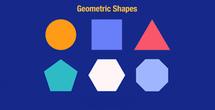
#> input picture data/shapes.png, 215 x 110 px, shrunk from 314 x 161 before the run; its folder holds 5 pictures in this run
$ jupyter execute Detect_contours_and_perform_operations.ipynb
#> lines starting #> are read from the running program, lines starting #| are printed output that depends on the picture; after the words box and inside, x2 and y2 are one past the last pixel; in counts of white or black regions, pixels touching at a corner belong together
### Detecting contours of simple shapes and computing area and perimeter

[cell 1]
import cv2 as cv
import matplotlib.pyplot as plt
import os


def imshow(title,image,size=10):
    w,h = image.shape[1],image.shape[0]
    aspect_ratio = w/h
    plt.figure(figsize=(size*aspect_ratio,size))
    plt.title(title)
    plt.imshow(cv.cvtColor(image,cv.COLOR_BGR2RGB))
    plt.show()

[cell 2]
def load_image(image):
#> called with image = 'shapes.png'
    return cv.imread(os.path.join("..","data",image))
#> returned value is the input picture: shape (110, 215, 3); mean B, G, R 147.5, 67.3, 53.6

[cell 3]
img = load_image('shapes.png')
imshow('Image',img,3)

[cell 4]
gray = cv.cvtColor(img,cv.COLOR_BGR2GRAY)
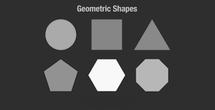
#> gray: shape (110, 215); min 25, max 255, mean 72
imshow('Grayscale Image',gray,3)

[cell 5]
edged = cv.Canny(gray,30,200)
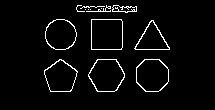
#> edged: shape (110, 215); 3.9% white in thin lines or dots, all inside (x1, y1, x2, y2) = (44, 5, 170, 92)
imshow('Canny Edges',edged,3)

[cell 6]
contours,heirarchy = cv.findContours(edged,cv.RETR_EXTERNAL,cv.CHAIN_APPROX_SIMPLE)
#> contours = 14 contours, 7 with area under 20; largest, box (x1, y1, x2, y2) and area: (91, 19, 123, 50) 927, (88, 59, 125, 92) 898, (136, 59, 169, 92) 868, (44, 59, 78, 92) 763, (45, 19, 77, 50) 752, (134, 20, 170, 50) 554, (112, 5, 137, 13) 119
shape_contours = sorted(contours,key=cv.contourArea,reverse=True)[:6]
#> shape_contours = 6 contours; box (x1, y1, x2, y2) and area: (91, 19, 123, 50) 927, (88, 59, 125, 92) 898, (136, 59, 169, 92) 868, (44, 59, 78, 92) 763, (45, 19, 77, 50) 752, (134, 20, 170, 50) 554
print(f"Total number of contours after elimination of letters: {len(shape_contours)}\n")
#| Total number of contours after elimination of letters: 6
print("The sorted contours are: ",shape_contours)
#> (printed output is left out)

[cell 7]
cv.drawContours(img,shape_contours,-1,(0,255,0),1)
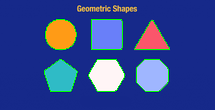
#> img: shape (110, 215, 3); 2.5% of pixels changed, all inside (x1, y1, x2, y2) = (44, 19, 170, 92)
imshow('Contours',img,3)

[cell 8]
#Sorting based on perimeters
peri_moments = [(cv.arcLength(con,True),cv.moments(con)) for con in shape_contours]
#> peri_moments = 6 items
sorted_peri_moments = sorted(peri_moments,key=lambda x:x[0],reverse=True)
#> sorted_peri_moments = 6 items
for index,value in enumerate(sorted_peri_moments):
    perimter, mom = value
    cx,cy = int(mom["m10"]/mom["m00"]),int(mom["m01"]/mom["m00"])
    cv.putText(img,f"{index+1}",(cx,cy),cv.FONT_HERSHEY_PLAIN,0.5,(0,0,255),1)
#> this loop made 6 passes
#> (perimter, cx, cy) on passes 1 to 6: (120.8, 106, 34), (115.5, 106, 74), (108.9, 60, 76), (108.1, 151, 38), (107.5, 151, 74), (102.7, 60, 34)
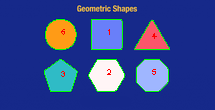
#> img: shape (110, 215, 3); 0.28% of pixels changed, all inside (x1, y1, x2, y2) = (61, 29, 157, 77)

imshow('Ranked based on perimeter',img,3)
